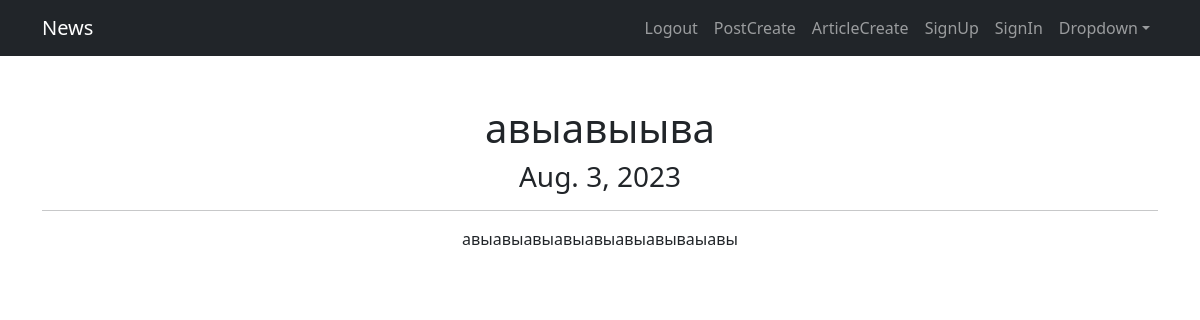
The page /posts/26 (signed in) on the database its author committed.
### news/models.py (models this page shows, shortened)
class Post(models.Model):
    post_author = models.ForeignKey(Author, on_delete=models.CASCADE)
    post_category = models.ManyToManyField(Category)
    article = 'A'
    news = 'N'
    POSITIONS = [
        (article, 'Статья'),
        (news, 'Новость'),
    ]
    category = models.CharField(max_length=1, choices=POSITIONS, default=news)
    date_created = models.DateField(auto_now_add=True)
    title = models.CharField(max_length=50)
    content = models.TextField()
    post_rate = models.IntegerField(default=0)

### news/views.py (the view)
# urls.py: path('<int:pk>', PostDetail.as_view(), name='post_detail'),
class PostDetail(LoginRequiredMixin, DetailView):
    model = Post
    template_name = 'post.html'
    context_object_name = 'post'

### news/templatetags/custom_filters.py (called while the page is built)
@register.filter()
def censor(value):
    for bw in bad_words:
        try:
            value = value.lower().replace(bw.lower(), bw[0] + '*' * (len(bw) - 1))
        except AttributeError:
            print('Цензура не может быть применена к числам')
    return value

### templates/post.html (shortened to what this page needs)
{% extends 'flatpages/default.html' %}
{% load custom_filters %}
{% block content %}
<h1>{{ post.title|censor }}</h1>
<h3>{{ post.date_created }}</h3>
<hr>
<p>{{ post.content|censor }}</p>
{% endblock content %}

### rows shown on the page
Post: title|censor "авыавыыва", date_created "Aug. 3, 2023", content|censor "авыавыавыавыавыавыавываыавы"
